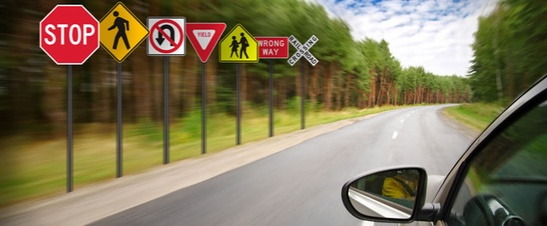
#> input picture signs-shop.jpg, 547 x 226 px, shrunk from 726 x 300 before the run
$ python sift_test.py
#> lines starting #> are read from the running program, lines starting #| are printed output that depends on the picture; after the words box and inside, x2 and y2 are one past the last pixel; in counts of white or black regions, pixels touching at a corner belong together; long printed decimals are rounded; pictures that were not available may be replaced by others from this repository, and a replacement may not be noted
import numpy as np
import cv2
from matplotlib import pyplot as plt
imgname = "signs-shop.jpg"          # query image (large scene)
imgname2 = "sign_set.png"   # train image (small object)

## Create SIFT object
sift = cv2.xfeatures2d.SIFT_create()

## Create flann matcher
FLANN_INDEX_KDTREE = 1  # bug: flann enums are missing
flann_params = dict(algorithm = FLANN_INDEX_KDTREE, trees = 5)
#matcher = cv2.FlannBasedMatcher_create()
matcher = cv2.FlannBasedMatcher(flann_params, {})

## Detect and compute
img1 = cv2.imread(imgname)
#> img1 is the input picture: shape (226, 547, 3); mean B, G, R 86.8, 116.3, 126.2
gray1 = cv2.cvtColor(img1, cv2.COLOR_BGR2GRAY)
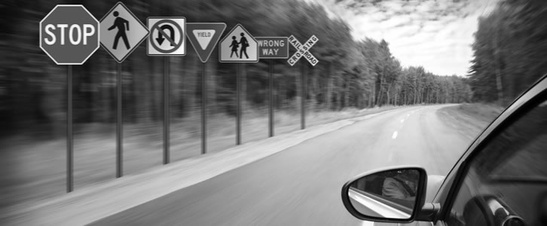
#> gray1: shape (226, 547); min 0, max 255, mean 115.9
kpts1, descs1 = sift.detectAndCompute(gray1,None)
#> kpts1 = 572 keypoints; strongest (x, y, size): (181, 51, 5.4), (409, 216, 2.6), (89, 30, 3.2), (181, 21, 5.3)

## As up
img2 = cv2.imread(imgname2)
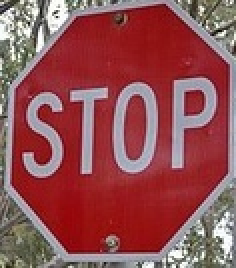
#> input picture TrainImg/STOP_sign.jpg, 118 x 134 px, shrunk from 157 x 178 before the run, given in place of sign_set.png, which was not available (shown 2 times larger)
#> img2 is the input picture: shape (134, 118, 3); mean B, G, R 83.3, 79.9, 146.9
gray2 = cv2.cvtColor(img2, cv2.COLOR_BGR2GRAY)
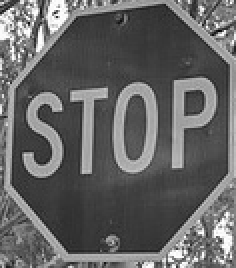
#> gray2: shape (134, 118) (shown 2 times larger); min 4, max 255, mean 100.3
kpts2, descs2 = sift.detectAndCompute(gray2,None)
#> kpts2 = 95 keypoints; strongest (x, y, size): (101, 116, 2), (18, 6, 2.5), (17, 16, 2.4), (20, 7, 2.2)

## Ratio test
matches = matcher.knnMatch(descs1, descs2, 2)
#> matches = 572 matches
matchesMask = [[0,0] for i in range(len(matches))]
#> matchesMask = 572 pairs, first value 0 to 0, second value 0 to 0
good=[]
for i, (m1,m2) in enumerate(matches):
    if m1.distance < 0.57 * m2.distance:
        matchesMask[i] = [1,0]
        good.append([m1])
        ## Notice: How to get the index
        pt1 = kpts1[m1.queryIdx].pt
        pt2 = kpts2[m1.trainIdx].pt
        print(i, pt1,pt2 )
        if i % 5 ==0:
            ## Draw pairs in purple, to make sure the result is ok
            cv2.circle(img1, (int(pt1[0]),int(pt1[1])), 5, (255,0,255), -1)
            cv2.circle(img2, (int(pt2[0]),int(pt2[1])), 5, (255,0,255), -1)
#> this loop made 572 passes
#> (pt1, pt2) on passes 21, 22, 26, 28, 32, 36: ((62.37, 42.28), (43, 83.71)), ((62.38, 26.29), (43.92, 48.25)), ((65.91, 25.48), (51.02, 46.29)), ((66.53, 30.24), (51.62, 55.47)), ((75, 29.04), (68.21, 50.69)), ((75.06, 39.29), (68.21, 50.69))
#| 20 (62.370, 42.282) (42.997, 83.707)
#| 21 (62.385, 26.289) (43.916, 48.248)
#| 25 (65.910, 25.484) (51.024, 46.288)
#| 27 (66.526, 30.237) (51.621, 55.471)
#| 31 (74.997, 29.041) (68.211, 50.692)
#| 35 (75.064, 39.290) (68.211, 50.692)
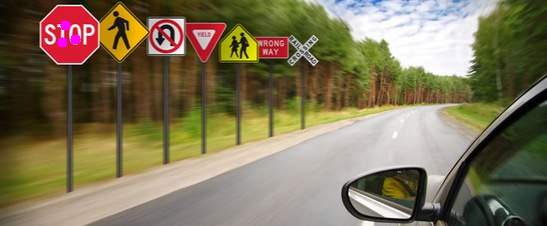
#> img1: shape (226, 547, 3); 0.2% of pixels changed, all inside (x1, y1, x2, y2) = (57, 20, 81, 48)
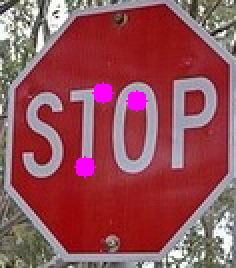
#> img2: shape (134, 118, 3) (shown 2 times larger); 1.54% of pixels changed, all inside (x1, y1, x2, y2) = (37, 41, 74, 89)
#> after the loop, good = 6 matches; matchesMask = 572 pairs, first value 0 to 1, second value 0 to 0


## Draw match in blue, error in red
draw_params = dict(matchColor = (255, 0,0),
                   singlePointColor = (0,0,255),
                   matchesMask = matchesMask,
                   flags = 0)
#> draw_params = 4 items

res = cv2.drawMatchesKnn(img1,kpts1,img2,kpts2,matches,None,**draw_params)
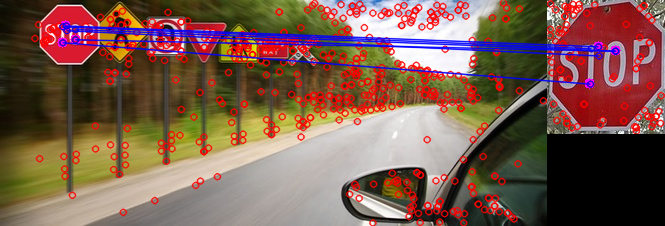
#> res: shape (226, 665, 3); mean B, G, R 78.6, 91.7, 123.6
cv2.imshow("Result", res);cv2.waitKey();cv2.destroyAllWindows()
